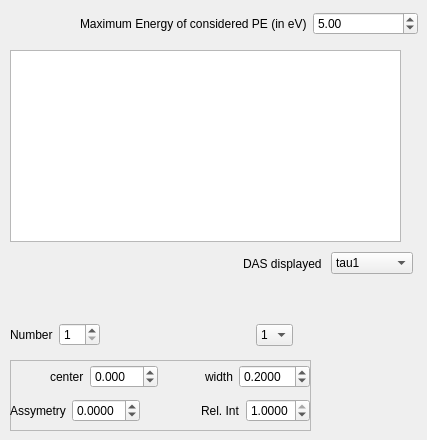
      <widget class="QWidget" name="tab_PE_3">
       <attribute name="title">
        <string>PE pos</string>
       </attribute>
       <widget class="PlotWidget" name="viewer_pe_bidir_pos">
        <property name="geometry">
         <rect>
          <x>10</x>
          <y>50</y>
          <width>391</width>
          <height>192</height>
         </rect>
        </property>
       </widget>
       <widget class="QWidget" name="layoutWidget_2">
        <property name="geometry">
         <rect>
          <x>80</x>
          <y>10</y>
          <width>338</width>
          <height>28</height>
         </rect>
        </property>
        <layout class="QHBoxLayout" name="horizontalLayout_52">
         <item>
          <widget class="QLabel" name="label_46">
           <property name="text">
            <string>Maximum Energy of considered PE (in eV)</string>
           </property>
          </widget>
         </item>
         <item>
          <widget class="QDoubleSpinBox" name="doubleSpinBox_max_Energy_PE_bidir_pos">
           <property name="minimum">
            <double>1.000000000000000</double>
           </property>
           <property name="maximum">
            <double>15.000000000000000</double>
           </property>
           <property name="singleStep">
            <double>0.100000000000000</double>
           </property>
           <property name="value">
            <double>5.000000000000000</double>
           </property>
          </widget>
         </item>
        </layout>
       </widget>
       <widget class="QWidget" name="layoutWidget_8">
        <property name="geometry">
         <rect>
          <x>10</x>
          <y>320</y>
          <width>283</width>
          <height>30</height>
         </rect>
        </property>
        <layout class="QHBoxLayout" name="horizontalLayout_53">
         <item>
          <layout class="QHBoxLayout" name="horizontalLayout_54">
           <item>
            <widget class="QLabel" name="label_47">
             <property name="text">
              <string>Number</string>
             </property>
            </widget>
           </item>
           <item>
            <widget class="QSpinBox" name="spinBox_PE_number_bidir_pos">
             <property name="minimum">
              <number>1</number>
             </property>
             <property name="maximum">
              <number>40</number>
             </property>
             <property name="value">
              <number>1</number>
             </property>
            </widget>
           </item>
          </layout>
         </item>
         <item>
          <spacer name="horizontalSpacer_14">
           <property name="orientation">
            <enum>Qt::Horizontal</enum>
           </property>
           <property name="sizeHint" stdset="0">
            <size>
             <width>40</width>
             <height>20</height>
            </size>
           </property>
          </spacer>
         </item>
         <item>
          <widget class="QComboBox" name="comboBox_PE_current_bidir_pos">
           <item>
            <property name="text">
             <string>1</string>
            </property>
           </item>
          </widget>
         </item>
        </layout>
       </widget>
       <widget class="QFrame" name="frame_7">
        <property name="geometry">
         <rect>
          <x>10</x>
          <y>360</y>
          <width>301</width>
          <height>71</height>
         </rect>
        </property>
        <property name="frameShape">
         <enum>QFrame::StyledPanel</enum>
        </property>
        <property name="frameShadow">
         <enum>QFrame::Raised</enum>
        </property>
        <property name="lineWidth">
         <number>2</number>
        </property>
        <widget class="QWidget" name="layoutWidget_9">
         <property name="geometry">
          <rect>
           <x>0</x>
           <y>0</y>
           <width>300</width>
           <height>68</height>
          </rect>
         </property>
         <layout class="QVBoxLayout" name="verticalLayout_10">
          <item>
           <layout class="QHBoxLayout" name="horizontalLayout_55">
            <item>
             <layout class="QHBoxLayout" name="horizontalLayout_56">
              <item>
               <spacer name="horizontalSpacer_15">
                <property name="orientation">
                 <enum>Qt::Horizontal</enum>
                </property>
                <property name="sizeHint" stdset="0">
                 <size>
                  <width>40</width>
                  <height>20</height>
                 </size>
                </property>
               </spacer>
              </item>
              <item>
               <widget class="QLabel" name="label_48">
                <property name="text">
                 <string>center</string>
                </property>
               </widget>
              </item>
              <item>
               <widget class="QDoubleSpinBox" name="doubleSpinBox_PE_center_bidir_pos">
                <property name="decimals">
                 <number>3</number>
                </property>
                <property name="minimum">
                 <double>-20.000000000000000</double>
                </property>
                <property name="maximum">
                 <double>20.000000000000000</double>
                </property>
                <property name="singleStep">
                 <double>0.001000000000000</double>
                </property>
               </widget>
              </item>
             </layout>
            </item>
            <item>
             <spacer name="horizontalSpacer_16">
              <property name="orientation">
               <enum>Qt::Horizontal</enum>
              </property>
              <property name="sizeHint" stdset="0">
               <size>
                <width>40</width>
                <height>20</height>
               </size>
              </property>
             </spacer>
            </item>
            <item>
             <layout class="QHBoxLayout" name="horizontalLayout_57">
              <item>
               <widget class="QLabel" name="label_49">
                <property name="text">
                 <string>width</string>
                </property>
               </widget>
              </item>
              <item>
               <widget class="QDoubleSpinBox" name="doubleSpinBox_PE_width_bidir_pos">
                <property name="decimals">
                 <number>4</number>
                </property>
                <property name="minimum">
                 <double>0.000100000000000</double>
                </property>
                <property name="singleStep">
                 <double>0.001000000000000</double>
                </property>
                <property name="value">
                 <double>0.200000000000000</double>
                </property>
               </widget>
              </item>
             </layout>
            </item>
           </layout>
          </item>
          <item>
           <layout class="QHBoxLayout" name="horizontalLayout_58">
            <item>
             <layout class="QHBoxLayout" name="horizontalLayout_59">
              <item>
               <widget class="QLabel" name="label_50">
                <property name="text">
                 <string>Assymetry</string>
                </property>
               </widget>
              </item>
              <item>
               <widget class="QDoubleSpinBox" name="doubleSpinBox_pe_assymetry_bidir_pos">
                <property name="decimals">
                 <number>4</number>
                </property>
                <property name="minimum">
                 <double>-4.000000000000000</double>
                </property>
                <property name="maximum">
                 <double>4.000000000000000</double>
                </property>
                <property name="singleStep">
                 <double>0.000100000000000</double>
                </property>
               </widget>
              </item>
             </layout>
            </item>
            <item>
             <spacer name="horizontalSpacer_17">
              <property name="orientation">
               <enum>Qt::Horizontal</enum>
              </property>
              <property name="sizeHint" stdset="0">
               <size>
                <width>40</width>
                <height>20</height>
               </size>
              </property>
             </spacer>
            </item>
            <item>
             <layout class="QHBoxLayout" name="horizontalLayout_60">
              <item>
               <widget class="QLabel" name="label_51">
                <property name="text">
                 <string>Rel. Int</string>
                </property>
               </widget>
              </item>
              <item>
               <widget class="QDoubleSpinBox" name="doubleSpinBox_pe_rel_intensity_bidir_pos">
                <property name="decimals">
                 <number>4</number>
                </property>
                <property name="maximum">
                 <double>1.000000000000000</double>
                </property>
                <property name="singleStep">
                 <double>0.000100000000000</double>
                </property>
                <property name="value">
                 <double>1.000000000000000</double>
                </property>
               </widget>
              </item>
             </layout>
            </item>
           </layout>
          </item>
         </layout>
        </widget>
       </widget>
       <widget class="QWidget" name="layoutWidget_26">
        <property name="geometry">
         <rect>
          <x>243</x>
          <y>250</y>
          <width>170</width>
          <height>27</height>
         </rect>
        </property>
        <layout class="QHBoxLayout" name="horizontalLayout_101">
         <item>
          <widget class="QLabel" name="label_88">
           <property name="text">
            <string>DAS displayed</string>
           </property>
          </widget>
         </item>
         <item>
          <widget class="QComboBox" name="comboBox__DisplayedComponent_bidir_pos">
           <item>
            <property name="text">
             <string>tau1</string>
            </property>
           </item>
           <item>
            <property name="text">
             <string>tau2</string>
            </property>
           </item>
           <item>
            <property name="text">
             <string>tau3</string>
            </property>
           </item>
           <item>
            <property name="text">
             <string>offset</string>
            </property>
           </item>
          </widget>
         </item>
        </layout>
       </widget>
      </widget>
